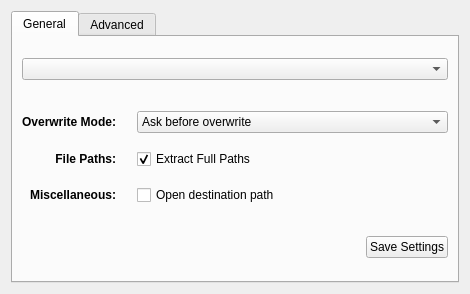
<?xml version="1.0" encoding="UTF-8"?>
<ui version="4.0">
 <class>ExtractionDialog</class>
 <widget class="QWidget" name="ExtractionDialog">
  <property name="geometry">
   <rect>
    <x>0</x>
    <y>0</y>
    <width>470</width>
    <height>294</height>
   </rect>
  </property>
  <property name="minimumSize">
   <size>
    <width>0</width>
    <height>0</height>
   </size>
  </property>
  <property name="windowTitle">
   <string>Extraction path and options</string>
  </property>
  <layout class="QVBoxLayout" name="verticalLayout_5">
   <item>
    <layout class="QVBoxLayout" name="verticalLayout">
     <item>
      <widget class="KTabWidget" name="ktabwidget">
       <property name="sizePolicy">
        <sizepolicy hsizetype="Preferred" vsizetype="Expanding">
         <horstretch>0</horstretch>
         <verstretch>0</verstretch>
        </sizepolicy>
       </property>
       <property name="tabShape">
        <enum>QTabWidget::Rounded</enum>
       </property>
       <property name="currentIndex">
        <number>0</number>
       </property>
       <widget class="QWidget" name="tabGeneral">
        <attribute name="title">
         <string>General</string>
        </attribute>
        <layout class="QVBoxLayout" name="verticalLayout_3">
         <item>
          <layout class="QVBoxLayout" name="generalVerticalLayout">
           <item>
            <widget class="KHistoryComboBox" name="comboHistoryBox">
             <property name="sizePolicy">
              <sizepolicy hsizetype="Expanding" vsizetype="Fixed">
               <horstretch>0</horstretch>
               <verstretch>0</verstretch>
              </sizepolicy>
             </property>
             <property name="toolTip">
              <string>Destination path (will be created if does not exist)</string>
             </property>
            </widget>
           </item>
           <item>
            <spacer name="verticalSpacer">
             <property name="orientation">
              <enum>Qt::Vertical</enum>
             </property>
             <property name="sizeType">
              <enum>QSizePolicy::Fixed</enum>
             </property>
             <property name="sizeHint" stdset="0">
              <size>
               <width>20</width>
               <height>13</height>
              </size>
             </property>
            </spacer>
           </item>
           <item>
            <layout class="QGridLayout" name="gridLayout">
             <item row="0" column="0">
              <widget class="QLabel" name="labelHigh">
               <property name="sizePolicy">
                <sizepolicy hsizetype="Minimum" vsizetype="Preferred">
                 <horstretch>0</horstretch>
                 <verstretch>0</verstretch>
                </sizepolicy>
               </property>
               <property name="font">
                <font>
                 <weight>75</weight>
                 <bold>true</bold>
                </font>
               </property>
               <property name="text">
                <string>Overwrite Mode:</string>
               </property>
               <property name="alignment">
                <set>Qt::AlignRight|Qt::AlignTrailing|Qt::AlignVCenter</set>
               </property>
              </widget>
             </item>
             <item row="0" column="2">
              <widget class="KComboBox" name="comboHigh">
               <property name="sizePolicy">
                <sizepolicy hsizetype="MinimumExpanding" vsizetype="Fixed">
                 <horstretch>0</horstretch>
                 <verstretch>0</verstretch>
                </sizepolicy>
               </property>
               <item>
                <property name="text">
                 <string>Ask before overwrite</string>
                </property>
               </item>
               <item>
                <property name="text">
                 <string>Overwrite without prompt</string>
                </property>
               </item>
               <item>
                <property name="text">
                 <string>Skip existing files</string>
                </property>
               </item>
               <item>
                <property name="text">
                 <string>Rename automatically</string>
                </property>
               </item>
              </widget>
             </item>
             <item row="1" column="0">
              <spacer name="verticalSpacer_2">
               <property name="orientation">
                <enum>Qt::Vertical</enum>
               </property>
               <property name="sizeType">
                <enum>QSizePolicy::Fixed</enum>
               </property>
               <property name="sizeHint" stdset="0">
                <size>
                 <width>20</width>
                 <height>10</height>
                </size>
               </property>
              </spacer>
             </item>
             <item row="2" column="0">
              <widget class="QLabel" name="labelMiddle">
               <property name="sizePolicy">
                <sizepolicy hsizetype="Minimum" vsizetype="Preferred">
                 <horstretch>0</horstretch>
                 <verstretch>0</verstretch>
                </sizepolicy>
               </property>
               <property name="font">
                <font>
                 <weight>75</weight>
                 <bold>true</bold>
                </font>
               </property>
               <property name="text">
                <string>File Paths:</string>
               </property>
               <property name="alignment">
                <set>Qt::AlignRight|Qt::AlignTrailing|Qt::AlignVCenter</set>
               </property>
              </widget>
             </item>
             <item row="2" column="2">
              <widget class="QCheckBox" name="checkFullPath">
               <property name="sizePolicy">
                <sizepolicy hsizetype="MinimumExpanding" vsizetype="Fixed">
                 <horstretch>0</horstretch>
                 <verstretch>0</verstretch>
                </sizepolicy>
               </property>
               <property name="text">
                <string>Extract Full Paths</string>
               </property>
               <property name="checked">
                <bool>true</bool>
               </property>
              </widget>
             </item>
             <item row="3" column="0">
              <spacer name="verticalSpacer_3">
               <property name="orientation">
                <enum>Qt::Vertical</enum>
               </property>
               <property name="sizeType">
                <enum>QSizePolicy::Fixed</enum>
               </property>
               <property name="sizeHint" stdset="0">
                <size>
                 <width>20</width>
                 <height>10</height>
                </size>
               </property>
              </spacer>
             </item>
             <item row="4" column="0">
              <widget class="QLabel" name="labelLow">
               <property name="sizePolicy">
                <sizepolicy hsizetype="Minimum" vsizetype="Preferred">
                 <horstretch>0</horstretch>
                 <verstretch>0</verstretch>
                </sizepolicy>
               </property>
               <property name="font">
                <font>
                 <weight>75</weight>
                 <bold>true</bold>
                </font>
               </property>
               <property name="text">
                <string>Miscellaneous:</string>
               </property>
               <property name="alignment">
                <set>Qt::AlignRight|Qt::AlignTrailing|Qt::AlignVCenter</set>
               </property>
              </widget>
             </item>
             <item row="4" column="2">
              <widget class="QCheckBox" name="checkDestinationPath">
               <property name="sizePolicy">
                <sizepolicy hsizetype="MinimumExpanding" vsizetype="Fixed">
                 <horstretch>0</horstretch>
                 <verstretch>0</verstretch>
                </sizepolicy>
               </property>
               <property name="text">
                <string>Open destination path</string>
               </property>
              </widget>
             </item>
             <item row="0" column="1">
              <spacer name="horizontalSpacer">
               <property name="orientation">
                <enum>Qt::Horizontal</enum>
               </property>
               <property name="sizeType">
                <enum>QSizePolicy::Fixed</enum>
               </property>
               <property name="sizeHint" stdset="0">
                <size>
                 <width>15</width>
                 <height>20</height>
                </size>
               </property>
              </spacer>
             </item>
            </layout>
           </item>
           <item>
            <spacer name="verticalSpacer_4">
             <property name="orientation">
              <enum>Qt::Vertical</enum>
             </property>
             <property name="sizeType">
              <enum>QSizePolicy::Minimum</enum>
             </property>
             <property name="sizeHint" stdset="0">
              <size>
               <width>20</width>
               <height>13</height>
              </size>
             </property>
            </spacer>
           </item>
           <item>
            <layout class="QHBoxLayout" name="horizontalLayout">
             <item>
              <spacer name="horizontalSpacer_3">
               <property name="orientation">
                <enum>Qt::Horizontal</enum>
               </property>
               <property name="sizeHint" stdset="0">
                <size>
                 <width>40</width>
                 <height>20</height>
                </size>
               </property>
              </spacer>
             </item>
             <item>
              <widget class="KPushButton" name="buttonSaveSettings">
               <property name="text">
                <string>Save Settings</string>
               </property>
              </widget>
             </item>
            </layout>
           </item>
          </layout>
         </item>
        </layout>
       </widget>
       <widget class="QWidget" name="tabAdvanced">
        <attribute name="title">
         <string>Advanced</string>
        </attribute>
        <layout class="QVBoxLayout" name="verticalLayout_7">
         <item>
          <layout class="QVBoxLayout" name="advancedLayout"/>
         </item>
        </layout>
       </widget>
      </widget>
     </item>
    </layout>
   </item>
  </layout>
 </widget>
 <customwidgets>
  <customwidget>
   <class>KPushButton</class>
   <extends>QPushButton</extends>
   <header>kpushbutton.h</header>
  </customwidget>
  <customwidget>
   <class>KComboBox</class>
   <extends>QComboBox</extends>
   <header>kcombobox.h</header>
  </customwidget>
  <customwidget>
   <class>KTabWidget</class>
   <extends>QTabWidget</extends>
   <header>ktabwidget.h</header>
   <container>1</container>
  </customwidget>
  <customwidget>
   <class>KHistoryComboBox</class>
   <extends>KComboBox</extends>
   <header>khistorycombobox.h</header>
  </customwidget>
 </customwidgets>
 <resources/>
 <connections/>
</ui>
